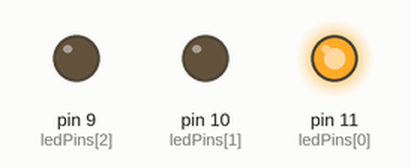
Recording of a sketch running on a simulated Arduino Uno, built with avr-gcc and run on an emulated ATmega328P. On the bench: output pins drawn as LEDs (lit = HIGH).

Above: at 2.5 s.
At 6.0 s:
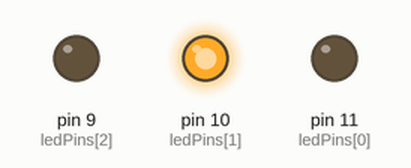
At 9.5 s:
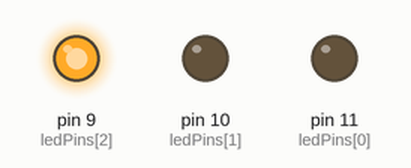
Timing chart, 0 to 15.6 s (numbered marks = the images above):
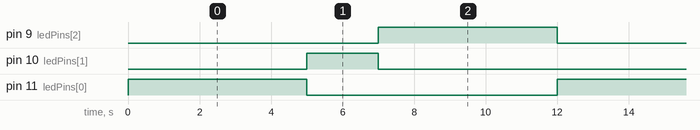

Measured:
- by itself, pin 9 (ledPins[2]), pin 11 (ledPins[0]): alternates HIGH for 5.0 s and LOW for 7.0 s
- by itself, pin 10 (ledPins[1]): alternates HIGH for 2.0 s and LOW for 10.0 s
- by itself, everything shown: repeats every 12.0 s, in 4 steps

The sketch:

trafic_light_with_array_data.ino
```cpp
int ledPins[]= {11,10,9};
int pinCount=3;
int delays[]={5000,2000,5000};
int lightstateOn[]={1,1,1};
int lightstateOff[]={0,0,0};


void setup() {
  for(int i = 0; i < pinCount ; i++){
  pinMode(ledPins[i],OUTPUT);

  }
}

void loop() {
   for(int x = 0; x < pinCount ; x++){
  digitalWrite(ledPins[x], lightstateOn[x]);
  delay(delays[x]);
  digitalWrite(ledPins[x], lightstateOff[x]);

  }
}
```
